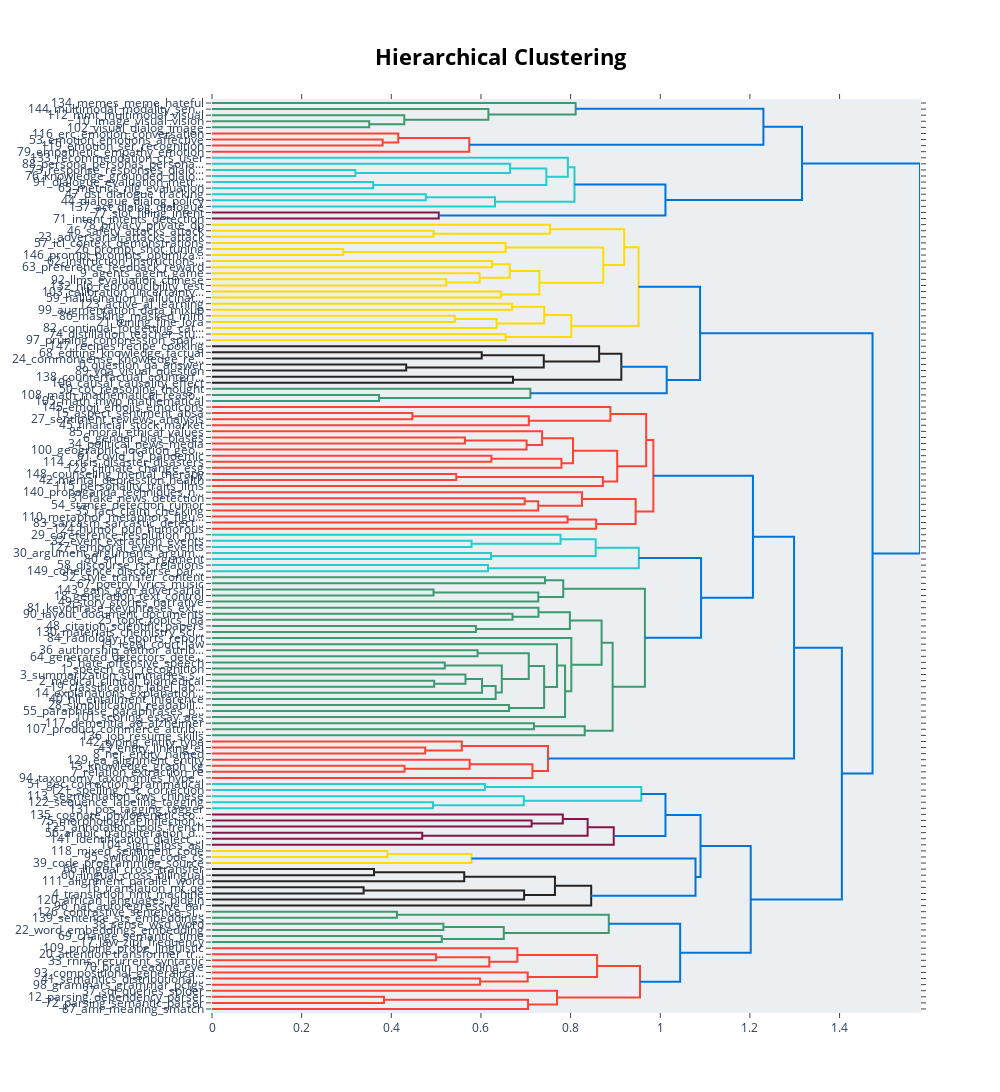

Notebook source saved alongside this figure:
### Code cell
# visualize hierarchical structure of topics
topic_model.visualize_hierarchy()

### Figure 1 — Plotly figure (JSON) as saved in the notebook; plotly's stock layout.template omitted (floating-point values rounded to 4 significant figures; data arrays with more than 128 entries replaced by an {"elided": "..."} marker saying what was removed)
{"data": [{"hoverinfo": "text", "marker": {"color": "rgb(61,153,112)"}, "mode": "lines", "type": "scatter", "x": [0.0, 0.3508, 0.3508, 0.0], "xaxis": "x", "y": [-35.0, -35.0, -45.0, -45.0], "yaxis": "y"}, {"hoverinfo": "text", "marker": {"color": "rgb(61,153,112)"}, "mode": "lines", "type": "scatter", "x": [0.0, 0.429, 0.429, 0.3508], "xaxis": "x", "y": [-25.0, -25.0, -40.0, -40.0], "yaxis": "y"}, {"hoverinfo": "text", "marker": {"color": "rgb(61,153,112)"}, "mode": "lines", "type": "scatter", "x": [0.0, 0.6166, 0.6166, 0.429], "xaxis": "x", "y": [-15.0, -15.0, -32.5, -32.5], "yaxis": "y"}, {"hoverinfo": "text", "marker": {"color": "rgb(61,153,112)"}, "mode": "lines", "type": "scatter", "x": [0.0, 0.8112, 0.8112, 0.6166], "xaxis": "x", "y": [-5.0, -5.0, -23.75, -23.75], "yaxis": "y"}, {"hoverinfo": "text", "marker": {"color": "rgb(255,65,54)"}, "mode": "lines", "type": "scatter", "x": [0.0, 0.3806, 0.3806, 0.0], "xaxis": "x", "y": [-65.0, -65.0, -75.0, -75.0], "yaxis": "y"}, {"hoverinfo": "text", "marker": {"color": "rgb(255,65,54)"}, "mode": "lines", "type": "scatter", "x": [0.0, 0.4155, 0.4155, 0.3806], "xaxis": "x", "y": [-55.0, -55.0, -70.0, -70.0], "yaxis": "y"}, {"hoverinfo": "text", "marker": {"color": "rgb(255,65,54)"}, "mode": "lines", "type": "scatter", "x": [0.4155, 0.5739, 0.5739, 0.0], "xaxis": "x", "y": [-62.5, -62.5, -85.0, -85.0], "yaxis": "y"}, {"hoverinfo": "text", "marker": {"color": "rgb(0,116,217)"}, "mode": "lines", "type": "scatter", "x": [0.8112, 1.23, 1.23, 0.5739], "xaxis": "x", "y": [-14.38, -14.38, -73.75, -73.75], "yaxis": "y"}, {"hoverinfo": "text", "marker": {"color": "rgb(35,205,205)"}, "mode": "lines", "type": "scatter", "x": [0.0, 0.3199, 0.3199, 0.0], "xaxis": "x", "y": [-115.0, -115.0, -125.0, -125.0], "yaxis": "y"}, {"hoverinfo": "text", "marker": {"color": "rgb(35,205,205)"}, "mode": "lines", "type": "scatter", "x": [0.0, 0.665, 0.665, 0.3199], "xaxis": "x", "y": [-105.0, -105.0, -120.0, -120.0], "yaxis": "y"}, {"hoverinfo": "text", "marker": {"color": "rgb(35,205,205)"}, "mode": "lines", "type": "scatter", "x": [0.0, 0.3597, 0.3597, 0.0], "xaxis": "x", "y": [-135.0, -135.0, -145.0, -145.0], "yaxis": "y"}, {"hoverinfo": "text", "marker": {"color": "rgb(35,205,205)"}, "mode": "lines", "type": "scatter", "x": [0.665, 0.7458, 0.7458, 0.3597], "xaxis": "x", "y": [-112.5, -112.5, -140.0, -140.0], "yaxis": "y"}, {"hoverinfo": "text", "marker": {"color": "rgb(35,205,205)"}, "mode": "lines", "type": "scatter", "x": [0.0, 0.7938, 0.7938, 0.7458], "xaxis": "x", "y": [-95.0, -95.0, -126.2, -126.2], "yaxis": "y"}, {"hoverinfo": "text", "marker": {"color": "rgb(35,205,205)"}, "mode": "lines", "type": "scatter", "x": [0.0, 0.477, 0.477, 0.0], "xaxis": "x", "y": [-155.0, -155.0, -165.0, -165.0], "yaxis": "y"}, {"hoverinfo": "text", "marker": {"color": "rgb(35,205,205)"}, "mode": "lines", "type": "scatter", "x": [0.477, 0.6314, 0.6314, 0.0], "xaxis": "x", "y": [-160.0, -160.0, -175.0, -175.0], "yaxis": "y"}, {"hoverinfo": "text", "marker": {"color": "rgb(35,205,205)"}, "mode": "lines", "type": "scatter", "x": [0.7938, 0.8086, 0.8086, 0.6314], "xaxis": "x", "y": [-110.6, -110.6, -167.5, -167.5], "yaxis": "y"}, {"hoverinfo": "text", "marker": {"color": "rgb(133,20,75)"}, "mode": "lines", "type": "scatter", "x": [0.0, 0.5059, 0.5059, 0.0], "xaxis": "x", "y": [-185.0, -185.0, -195.0, -195.0], "yaxis": "y"}, {"hoverinfo": "text", "marker": {"color": "rgb(0,116,217)"}, "mode": "lines", "type": "scatter", "x": [0.8086, 1.012, 1.012, 0.5059], "xaxis": "x", "y": [-139.1, -139.1, -190.0, -190.0], "yaxis": "y"}, {"hoverinfo": "text", "marker": {"color": "rgb(0,116,217)"}, "mode": "lines", "type": "scatter", "x": [1.23, 1.316, 1.316, 1.012], "xaxis": "x", "y": [-44.06, -44.06, -164.5, -164.5], "yaxis": "y"}, {"hoverinfo": "text", "marker": {"color": "rgb(255,220,0)"}, "mode": "lines", "type": "scatter", "x": [0.0, 0.4944, 0.4944, 0.0], "xaxis": "x", "y": [-215.0, -215.0, -225.0, -225.0], "yaxis": "y"}, {"hoverinfo": "text", "marker": {"color": "rgb(255,220,0)"}, "mode": "lines", "type": "scatter", "x": [0.0, 0.7542, 0.7542, 0.4944], "xaxis": "x", "y": [-205.0, -205.0, -220.0, -220.0], "yaxis": "y"}, {"hoverinfo": "text", "marker": {"color": "rgb(255,220,0)"}, "mode": "lines", "type": "scatter", "x": [0.0, 0.2926, 0.2926, 0.0], "xaxis": "x", "y": [-245.0, -245.0, -255.0, -255.0], "yaxis": "y"}, {"hoverinfo": "text", "marker": {"color": "rgb(255,220,0)"}, "mode": "lines", "type": "scatter", "x": [0.0, 0.6549, 0.6549, 0.2926], "xaxis": "x", "y": [-235.0, -235.0, -250.0, -250.0], "yaxis": "y"}, {"hoverinfo": "text", "marker": {"color": "rgb(255,220,0)"}, "mode": "lines", "type": "scatter", "x": [0.0, 0.6247, 0.6247, 0.0], "xaxis": "x", "y": [-265.0, -265.0, -275.0, -275.0], "yaxis": "y"}, {"hoverinfo": "text", "marker": {"color": "rgb(255,220,0)"}, "mode": "lines", "type": "scatter", "x": [0.0, 0.5225, 0.5225, 0.0], "xaxis": "x", "y": [-295.0, -295.0, -305.0, -305.0], "yaxis": "y"}, {"hoverinfo": "text", "marker": {"color": "rgb(255,220,0)"}, "mode": "lines", "type": "scatter", "x": [0.0, 0.5971, 0.5971, 0.5225], "xaxis": "x", "y": [-285.0, -285.0, -300.0, -300.0], "yaxis": "y"}, {"hoverinfo": "text", "marker": {"color": "rgb(255,220,0)"}, "mode": "lines", "type": "scatter", "x": [0.6247, 0.6642, 0.6642, 0.5971], "xaxis": "x", "y": [-270.0, -270.0, -292.5, -292.5], "yaxis": "y"}, {"hoverinfo": "text", "marker": {"color": "rgb(255,220,0)"}, "mode": "lines", "type": "scatter", "x": [0.0, 0.6445, 0.6445, 0.0], "xaxis": "x", "y": [-315.0, -315.0, -325.0, -325.0], "yaxis": "y"}, {"hoverinfo": "text", "marker": {"color": "rgb(255,220,0)"}, "mode": "lines", "type": "scatter", "x": [0.6642, 0.7304, 0.7304, 0.6445], "xaxis": "x", "y": [-281.2, -281.2, -320.0, -320.0], "yaxis": "y"}, {"hoverinfo": "text", "marker": {"color": "rgb(255,220,0)"}, "mode": "lines", "type": "scatter", "x": [0.6549, 0.8728, 0.8728, 0.7304], "xaxis": "x", "y": [-242.5, -242.5, -300.6, -300.6], "yaxis": "y"}, {"hoverinfo": "text", "marker": {"color": "rgb(255,220,0)"}, "mode": "lines", "type": "scatter", "x": [0.7542, 0.9194, 0.9194, 0.8728], "xaxis": "x", "y": [-212.5, -212.5, -271.6, -271.6], "yaxis": "y"}, {"hoverinfo": "text", "marker": {"color": "rgb(255,220,0)"}, "mode": "lines", "type": "scatter", "x": [0.0, 0.6697, 0.6697, 0.0], "xaxis": "x", "y": [-335.0, -335.0, -345.0, -345.0], "yaxis": "y"}, {"hoverinfo": "text", "marker": {"color": "rgb(255,220,0)"}, "mode": "lines", "type": "scatter", "x": [0.0, 0.5416, 0.5416, 0.0], "xaxis": "x", "y": [-355.0, -355.0, -365.0, -365.0], "yaxis": "y"}, {"hoverinfo": "text", "marker": {"color": "rgb(255,220,0)"}, "mode": "lines", "type": "scatter", "x": [0.5416, 0.6348, 0.6348, 0.0], "xaxis": "x", "y": [-360.0, -360.0, -375.0, -375.0], "yaxis": "y"}, {"hoverinfo": "text", "marker": {"color": "rgb(255,220,0)"}, "mode": "lines", "type": "scatter", "x": [0.6697, 0.7411, 0.7411, 0.6348], "xaxis": "x", "y": [-340.0, -340.0, -367.5, -367.5], "yaxis": "y"}, {"hoverinfo": "text", "marker": {"color": "rgb(255,220,0)"}, "mode": "lines", "type": "scatter", "x": [0.0, 0.655, 0.655, 0.0], "xaxis": "x", "y": [-385.0, -385.0, -395.0, -395.0], "yaxis": "y"}, {"hoverinfo": "text", "marker": {"color": "rgb(255,220,0)"}, "mode": "lines", "type": "scatter", "x": [0.7411, 0.8015, 0.8015, 0.655], "xaxis": "x", "y": [-353.8, -353.8, -390.0, -390.0], "yaxis": "y"}, {"hoverinfo": "text", "marker": {"color": "rgb(255,220,0)"}, "mode": "lines", "type": "scatter", "x": [0.9194, 0.9516, 0.9516, 0.8015], "xaxis": "x", "y": [-242.0, -242.0, -371.9, -371.9], "yaxis": "y"}, {"hoverinfo": "text", "marker": {"color": "rgb(40,35,35)"}, "mode": "lines", "type": "scatter", "x": [0.0, 0.6017, 0.6017, 0.0], "xaxis": "x", "y": [-415.0, -415.0, -425.0, -425.0], "yaxis": "y"}, {"hoverinfo": "text", "marker": {"color": "rgb(40,35,35)"}, "mode": "lines", "type": "scatter", "x": [0.0, 0.4332, 0.4332, 0.0], "xaxis": "x", "y": [-435.0, -435.0, -445.0, -445.0], "yaxis": "y"}, {"hoverinfo": "text", "marker": {"color": "rgb(40,35,35)"}, "mode": "lines", "type": "scatter", "x": [0.6017, 0.7401, 0.7401, 0.4332], "xaxis": "x", "y": [-420.0, -420.0, -440.0, -440.0], "yaxis": "y"}, {"hoverinfo": "text", "marker": {"color": "rgb(40,35,35)"}, "mode": "lines", "type": "scatter", "x": [0.0, 0.8636, 0.8636, 0.7401], "xaxis": "x", "y": [-405.0, -405.0, -430.0, -430.0], "yaxis": "y"}, {"hoverinfo": "text", "marker": {"color": "rgb(40,35,35)"}, "mode": "lines", "type": "scatter", "x": [0.0, 0.6715, 0.6715, 0.0], "xaxis": "x", "y": [-455.0, -455.0, -465.0, -465.0], "yaxis": "y"}, {"hoverinfo": "text", "marker": {"color": "rgb(40,35,35)"}, "mode": "lines", "type": "scatter", "x": [0.8636, 0.9131, 0.9131, 0.6715], "xaxis": "x", "y": [-417.5, -417.5, -460.0, -460.0], "yaxis": "y"}, {"hoverinfo": "text", "marker": {"color": "rgb(61,153,112)"}, "mode": "lines", "type": "scatter", "x": [0.0, 0.3727, 0.3727, 0.0], "xaxis": "x", "y": [-485.0, -485.0, -495.0, -495.0], "yaxis": "y"}, {"hoverinfo": "text", "marker": {"color": "rgb(61,153,112)"}, "mode": "lines", "type": "scatter", "x": [0.0, 0.7102, 0.7102, 0.3727], "xaxis": "x", "y": [-475.0, -475.0, -490.0, -490.0], "yaxis": "y"}, {"hoverinfo": "text", "marker": {"color": "rgb(0,116,217)"}, "mode": "lines", "type": "scatter", "x": [0.9131, 1.014, 1.014, 0.7102], "xaxis": "x", "y": [-438.8, -438.8, -482.5, -482.5], "yaxis": "y"}, {"hoverinfo": "text", "marker": {"color": "rgb(0,116,217)"}, "mode": "lines", "type": "scatter", "x": [0.9516, 1.089, 1.089, 1.014], "xaxis": "x", "y": [-307.0, -307.0, -460.6, -460.6], "yaxis": "y"}, {"hoverinfo": "text", "marker": {"color": "rgb(255,65,54)"}, "mode": "lines", "type": "scatter", "x": [0.0, 0.447, 0.447, 0.0], "xaxis": "x", "y": [-515.0, -515.0, -525.0, -525.0], "yaxis": "y"}, {"hoverinfo": "text", "marker": {"color": "rgb(255,65,54)"}, "mode": "lines", "type": "scatter", "x": [0.447, 0.7068, 0.7068, 0.0], "xaxis": "x", "y": [-520.0, -520.0, -535.0, -535.0], "yaxis": "y"}, {"hoverinfo": "text", "marker": {"color": "rgb(255,65,54)"}, "mode": "lines", "type": "scatter", "x": [0.0, 0.8888, 0.8888, 0.7068], "xaxis": "x", "y": [-505.0, -505.0, -527.5, -527.5], "yaxis": "y"}, {"hoverinfo": "text", "marker": {"color": "rgb(255,65,54)"}, "mode": "lines", "type": "scatter", "x": [0.0, 0.5642, 0.5642, 0.0], "xaxis": "x", "y": [-555.0, -555.0, -565.0, -565.0], "yaxis": "y"}, {"hoverinfo": "text", "marker": {"color": "rgb(255,65,54)"}, "mode": "lines", "type": "scatter", "x": [0.5642, 0.7018, 0.7018, 0.0], "xaxis": "x", "y": [-560.0, -560.0, -575.0, -575.0], "yaxis": "y"}, {"hoverinfo": "text", "marker": {"color": "rgb(255,65,54)"}, "mode": "lines", "type": "scatter", "x": [0.0, 0.7364, 0.7364, 0.7018], "xaxis": "x", "y": [-545.0, -545.0, -567.5, -567.5], "yaxis": "y"}, {"hoverinfo": "text", "marker": {"color": "rgb(255,65,54)"}, "mode": "lines", "type": "scatter", "x": [0.0, 0.6233, 0.6233, 0.0], "xaxis": "x", "y": [-585.0, -585.0, -595.0, -595.0], "yaxis": "y"}, {"hoverinfo": "text", "marker": {"color": "rgb(255,65,54)"}, "mode": "lines", "type": "scatter", "x": [0.6233, 0.7796, 0.7796, 0.0], "xaxis": "x", "y": [-590.0, -590.0, -605.0, -605.0], "yaxis": "y"}, {"hoverinfo": "text", "marker": {"color": "rgb(255,65,54)"}, "mode": "lines", "type": "scatter", "x": [0.7364, 0.8053, 0.8053, 0.7796], "xaxis": "x", "y": [-556.2, -556.2, -597.5, -597.5], "yaxis": "y"}, {"hoverinfo": "text", "marker": {"color": "rgb(255,65,54)"}, "mode": "lines", "type": "scatter", "x": [0.0, 0.5449, 0.5449, 0.0], "xaxis": "x", "y": [-615.0, -615.0, -625.0, -625.0], "yaxis": "y"}, {"hoverinfo": "text", "marker": {"color": "rgb(255,65,54)"}, "mode": "lines", "type": "scatter", "x": [0.5449, 0.8719, 0.8719, 0.0], "xaxis": "x", "y": [-620.0, -620.0, -635.0, -635.0], "yaxis": "y"}, {"hoverinfo": "text", "marker": {"color": "rgb(255,65,54)"}, "mode": "lines", "type": "scatter", "x": [0.8053, 0.904, 0.904, 0.8719], "xaxis": "x", "y": [-576.9, -576.9, -627.5, -627.5], "yaxis": "y"}, {"hoverinfo": "text", "marker": {"color": "rgb(255,65,54)"}, "mode": "lines", "type": "scatter", "x": [0.8888, 0.9686, 0.9686, 0.904], "xaxis": "x", "y": [-516.2, -516.2, -602.2, -602.2], "yaxis": "y"}, {"hoverinfo": "text", "marker": {"color": "rgb(255,65,54)"}, "mode": "lines", "type": "scatter", "x": [0.0, 0.6976, 0.6976, 0.0], "xaxis": "x", "y": [-655.0, -655.0, -665.0, -665.0], "yaxis": "y"}, {"hoverinfo": "text", "marker": {"color": "rgb(255,65,54)"}, "mode": "lines", "type": "scatter", "x": [0.6976, 0.7277, 0.7277, 0.0], "xaxis": "x", "y": [-660.0, -660.0, -675.0, -675.0], "yaxis": "y"}, {"hoverinfo": "text", "marker": {"color": "rgb(255,65,54)"}, "mode": "lines", "type": "scatter", "x": [0.0, 0.8255, 0.8255, 0.7277], "xaxis": "x", "y": [-645.0, -645.0, -667.5, -667.5], "yaxis": "y"}, {"hoverinfo": "text", "marker": {"color": "rgb(255,65,54)"}, "mode": "lines", "type": "scatter", "x": [0.0, 0.7932, 0.7932, 0.0], "xaxis": "x", "y": [-685.0, -685.0, -695.0, -695.0], "yaxis": "y"}, {"hoverinfo": "text", "marker": {"color": "rgb(255,65,54)"}, "mode": "lines", "type": "scatter", "x": [0.7932, 0.8571, 0.8571, 0.0], "xaxis": "x", "y": [-690.0, -690.0, -705.0, -705.0], "yaxis": "y"}, {"hoverinfo": "text", "marker": {"color": "rgb(255,65,54)"}, "mode": "lines", "type": "scatter", "x": [0.8255, 0.9451, 0.9451, 0.8571], "xaxis": "x", "y": [-656.2, -656.2, -697.5, -697.5], "yaxis": "y"}, {"hoverinfo": "text", "marker": {"color": "rgb(255,65,54)"}, "mode": "lines", "type": "scatter", "x": [0.9686, 0.9846, 0.9846, 0.9451], "xaxis": "x", "y": [-559.2, -559.2, -676.9, -676.9], "yaxis": "y"}, {"hoverinfo": "text", "marker": {"color": "rgb(35,205,205)"}, "mode": "lines", "type": "scatter", "x": [0.0, 0.579, 0.579, 0.0], "xaxis": "x", "y": [-725.0, -725.0, -735.0, -735.0], "yaxis": "y"}, {"hoverinfo": "text", "marker": {"color": "rgb(35,205,205)"}, "mode": "lines", "type": "scatter", "x": [0.0, 0.7775, 0.7775, 0.579], "xaxis": "x", "y": [-715.0, -715.0, -730.0, -730.0], "yaxis": "y"}, {"hoverinfo": "text", "marker": {"color": "rgb(35,205,205)"}, "mode": "lines", "type": "scatter", "x": [0.0, 0.6223, 0.6223, 0.0], "xaxis": "x", "y": [-745.0, -745.0, -755.0, -755.0], "yaxis": "y"}, {"hoverinfo": "text", "marker": {"color": "rgb(35,205,205)"}, "mode": "lines", "type": "scatter", "x": [0.7775, 0.8559, 0.8559, 0.6223], "xaxis": "x", "y": [-722.5, -722.5, -750.0, -750.0], "yaxis": "y"}, {"hoverinfo": "text", "marker": {"color": "rgb(35,205,205)"}, "mode": "lines", "type": "scatter", "x": [0.0, 0.6157, 0.6157, 0.0], "xaxis": "x", "y": [-765.0, -765.0, -775.0, -775.0], "yaxis": "y"}, {"hoverinfo": "text", "marker": {"color": "rgb(35,205,205)"}, "mode": "lines", "type": "scatter", "x": [0.8559, 0.9522, 0.9522, 0.6157], "xaxis": "x", "y": [-736.2, -736.2, -770.0, -770.0], "yaxis": "y"}, {"hoverinfo": "text", "marker": {"color": "rgb(61,153,112)"}, "mode": "lines", "type": "scatter", "x": [0.0, 0.7429, 0.7429, 0.0], "xaxis": "x", "y": [-785.0, -785.0, -795.0, -795.0], "yaxis": "y"}, {"hoverinfo": "text", "marker": {"color": "rgb(61,153,112)"}, "mode": "lines", "type": "scatter", "x": [0.0, 0.4942, 0.4942, 0.0], "xaxis": "x", "y": [-805.0, -805.0, -815.0, -815.0], "yaxis": "y"}, {"hoverinfo": "text", "marker": {"color": "rgb(61,153,112)"}, "mode": "lines", "type": "scatter", "x": [0.4942, 0.7279, 0.7279, 0.0], "xaxis": "x", "y": [-810.0, -810.0, -825.0, -825.0], "yaxis": "y"}, {"hoverinfo": "text", "marker": {"color": "rgb(61,153,112)"}, "mode": "lines", "type": "scatter", "x": [0.7429, 0.7835, 0.7835, 0.7279], "xaxis": "x", "y": [-790.0, -790.0, -817.5, -817.5], "yaxis": "y"}, {"hoverinfo": "text", "marker": {"color": "rgb(61,153,112)"}, "mode": "lines", "type": "scatter", "x": [0.0, 0.6705, 0.6705, 0.0], "xaxis": "x", "y": [-845.0, -845.0, -855.0, -855.0], "yaxis": "y"}, {"hoverinfo": "text", "marker": {"color": "rgb(61,153,112)"}, "mode": "lines", "type": "scatter", "x": [0.0, 0.7283, 0.7283, 0.6705], "xaxis": "x", "y": [-835.0, -835.0, -850.0, -850.0], "yaxis": "y"}, {"hoverinfo": "text", "marker": {"color": "rgb(61,153,112)"}, "mode": "lines", "type": "scatter", "x": [0.0, 0.5888, 0.5888, 0.0], "xaxis": "x", "y": [-865.0, -865.0, -875.0, -875.0], "yaxis": "y"}, {"hoverinfo": "text", "marker": {"color": "rgb(61,153,112)"}, "mode": "lines", "type": "scatter", "x": [0.7283, 0.7984, 0.7984, 0.5888], "xaxis": "x", "y": [-842.5, -842.5, -870.0, -870.0], "yaxis": "y"}, {"hoverinfo": "text", "marker": {"color": "rgb(61,153,112)"}, "mode": "lines", "type": "scatter", "x": [0.0, 0.5925, 0.5925, 0.0], "xaxis": "x", "y": [-905.0, -905.0, -915.0, -915.0], "yaxis": "y"}, {"hoverinfo": "text", "marker": {"color": "rgb(61,153,112)"}, "mode": "lines", "type": "scatter", "x": [0.0, 0.5192, 0.5192, 0.0], "xaxis": "x", "y": [-925.0, -925.0, -935.0, -935.0], "yaxis": "y"}, {"hoverinfo": "text", "marker": {"color": "rgb(61,153,112)"}, "mode": "lines", "type": "scatter", "x": [0.0, 0.4957, 0.4957, 0.0], "xaxis": "x", "y": [-955.0, -955.0, -965.0, -965.0], "yaxis": "y"}, {"hoverinfo": "text", "marker": {"color": "rgb(61,153,112)"}, "mode": "lines", "type": "scatter", "x": [0.0, 0.5655, 0.5655, 0.4957], "xaxis": "x", "y": [-945.0, -945.0, -960.0, -960.0], "yaxis": "y"}, {"hoverinfo": "text", "marker": {"color": "rgb(61,153,112)"}, "mode": "lines", "type": "scatter", "x": [0.5655, 0.6024, 0.6024, 0.0], "xaxis": "x", "y": [-952.5, -952.5, -975.0, -975.0], "yaxis": "y"}, {"hoverinfo": "text", "marker": {"color": "rgb(61,153,112)"}, "mode": "lines", "type": "scatter", "x": [0.6024, 0.6328, 0.6328, 0.0], "xaxis": "x", "y": [-963.8, -963.8, -985.0, -985.0], "yaxis": "y"}, {"hoverinfo": "text", "marker": {"color": "rgb(61,153,112)"}, "mode": "lines", "type": "scatter", "x": [0.5192, 0.6465, 0.6465, 0.6328], "xaxis": "x", "y": [-930.0, -930.0, -974.4, -974.4], "yaxis": "y"}, {"hoverinfo": "text", "marker": {"color": "rgb(61,153,112)"}, "mode": "lines", "type": "scatter", "x": [0.5925, 0.7066, 0.7066, 0.6465], "xaxis": "x", "y": [-910.0, -910.0, -952.2, -952.2], "yaxis": "y"}, {"hoverinfo": "text", "marker": {"color": "rgb(61,153,112)"}, "mode": "lines", "type": "scatter", "x": [0.0, 0.6626, 0.6626, 0.0], "xaxis": "x", "y": [-995.0, -995.0, -1005.0, -1005.0], "yaxis": "y"}, {"hoverinfo": "text", "marker": {"color": "rgb(61,153,112)"}, "mode": "lines", "type": "scatter", "x": [0.7066, 0.7409, 0.7409, 0.6626], "xaxis": "x", "y": [-931.1, -931.1, -1000.0, -1000.0], "yaxis": "y"}, {"hoverinfo": "text", "marker": {"color": "rgb(61,153,112)"}, "mode": "lines", "type": "scatter", "x": [0.0, 0.7696, 0.7696, 0.7409], "xaxis": "x", "y": [-895.0, -895.0, -965.5, -965.5], "yaxis": "y"}, {"hoverinfo": "text", "marker": {"color": "rgb(61,153,112)"}, "mode": "lines", "type": "scatter", "x": [0.7696, 0.7876, 0.7876, 0.0], "xaxis": "x", "y": [-930.3, -930.3, -1015.0, -1015.0], "yaxis": "y"}, {"hoverinfo": "text", "marker": {"color": "rgb(61,153,112)"}, "mode": "lines", "type": "scatter", "x": [0.0, 0.8016, 0.8016, 0.7876], "xaxis": "x", "y": [-885.0, -885.0, -972.6, -972.6], "yaxis": "y"}, {"hoverinfo": "text", "marker": {"color": "rgb(61,153,112)"}, "mode": "lines", "type": "scatter", "x": [0.7984, 0.8691, 0.8691, 0.8016], "xaxis": "x", "y": [-856.2, -856.2, -928.8, -928.8], "yaxis": "y"}, {"hoverinfo": "text", "marker": {"color": "rgb(61,153,112)"}, "mode": "lines", "type": "scatter", "x": [0.0, 0.7182, 0.7182, 0.0], "xaxis": "x", "y": [-1025.0, -1025.0, -1035.0, -1035.0], "yaxis": "y"}, {"hoverinfo": "text", "marker": {"color": "rgb(61,153,112)"}, "mode": "lines", "type": "scatter", "x": [0.7182, 0.8315, 0.8315, 0.0], "xaxis": "x", "y": [-1030.0, -1030.0, -1045.0, -1045.0], "yaxis": "y"}, {"hoverinfo": "text", "marker": {"color": "rgb(61,153,112)"}, "mode": "lines", "type": "scatter", "x": [0.8691, 0.8938, 0.8938, 0.8315], "xaxis": "x", "y": [-892.5, -892.5, -1038.0, -1038.0], "yaxis": "y"}, {"hoverinfo": "text", "marker": {"color": "rgb(61,153,112)"}, "mode": "lines", "type": "scatter", "x": [0.7835, 0.9658, 0.9658, 0.8938], "xaxis": "x", "y": [-803.8, -803.8, -965.0, -965.0], "yaxis": "y"}, {"hoverinfo": "text", "marker": {"color": "rgb(0,116,217)"}, "mode": "lines", "type": "scatter", "x": [0.9522, 1.091, 1.091, 0.9658], "xaxis": "x", "y": [-753.1, -753.1, -884.4, -884.4], "yaxis": "y"}, {"hoverinfo": "text", "marker": {"color": "rgb(0,116,217)"}, "mode": "lines", "type": "scatter", "x": [0.9846, 1.207, 1.207, 1.091], "xaxis": "x", "y": [-618.0, -618.0, -818.8, -818.8], "yaxis": "y"}, {"hoverinfo": "text", "marker": {"color": "rgb(255,65,54)"}, "mode": "lines", "type": "scatter", "x": [0.0, 0.4756, 0.4756, 0.0], "xaxis": "x", "y": [-1065.0, -1065.0, -1075.0, -1075.0], "yaxis": "y"}, {"hoverinfo": "text", "marker": {"color": "rgb(255,65,54)"}, "mode": "lines", "type": "scatter", "x": [0.0, 0.5573, 0.5573, 0.4756], "xaxis": "x", "y": [-1055.0, -1055.0, -1070.0, -1070.0], "yaxis": "y"}, {"hoverinfo": "text", "marker": {"color": "rgb(255,65,54)"}, "mode": "lines", "type": "scatter", "x": [0.0, 0.4295, 0.4295, 0.0], "xaxis": "x", "y": [-1095.0, -1095.0, -1105.0, -1105.0], "yaxis": "y"}, {"hoverinfo": "text", "marker": {"color": "rgb(255,65,54)"}, "mode": "lines", "type": "scatter", "x": [0.0, 0.5748, 0.5748, 0.4295], "xaxis": "x", "y": [-1085.0, -1085.0, -1100.0, -1100.0], "yaxis": "y"}, {"hoverinfo": "text", "marker": {"color": "rgb(255,65,54)"}, "mode": "lines", "type": "scatter", "x": [0.5748, 0.7148, 0.7148, 0.0], "xaxis": "x", "y": [-1092.0, -1092.0, -1115.0, -1115.0], "yaxis": "y"}, {"hoverinfo": "text", "marker": {"color": "rgb(255,65,54)"}, "mode": "lines", "type": "scatter", "x": [0.5573, 0.7496, 0.7496, 0.7148], "xaxis": "x", "y": [-1062.0, -1062.0, -1104.0, -1104.0], "yaxis": "y"}, {"hoverinfo": "text", "marker": {"color": "rgb(0,116,217)"}, "mode": "lines", "type": "scatter", "x": [1.207, 1.299, 1.299, 0.7496], "xaxis": "x", "y": [-718.4, -718.4, -1083.0, -1083.0], "yaxis": "y"}, {"hoverinfo": "text", "marker": {"color": "rgb(35,205,205)"}, "mode": "lines", "type": "scatter", "x": [0.0, 0.6088, 0.6088, 0.0], "xaxis": "x", "y": [-1125.0, -1125.0, -1135.0, -1135.0], "yaxis": "y"}, {"hoverinfo": "text", "marker": {"color": "rgb(35,205,205)"}, "mode": "lines", "type": "scatter", "x": [0.0, 0.4929, 0.4929, 0.0], "xaxis": "x", "y": [-1155.0, -1155.0, -1165.0, -1165.0], "yaxis": "y"}, {"hoverinfo": "text", "marker": {"color": "rgb(35,205,205)"}, "mode": "lines", "type": "scatter", "x": [0.0, 0.6955, 0.6955, 0.4929], "xaxis": "x", "y": [-1145.0, -1145.0, -1160.0, -1160.0], "yaxis": "y"}, {"hoverinfo": "text", "marker": {"color": "rgb(35,205,205)"}, "mode": "lines", "type": "scatter", "x": [0.6088, 0.9577, 0.9577, 0.6955], "xaxis": "x", "y": [-1130.0, -1130.0, -1152.0, -1152.0], "yaxis": "y"}, {"hoverinfo": "text", "marker": {"color": "rgb(133,20,75)"}, "mode": "lines", "type": "scatter", "x": [0.0, 0.7129, 0.7129, 0.0], "xaxis": "x", "y": [-1185.0, -1185.0, -1195.0, -1195.0], "yaxis": "y"}, {"hoverinfo": "text", "marker": {"color": "rgb(133,20,75)"}, "mode": "lines", "type": "scatter", "x": [0.0, 0.7826, 0.7826, 0.7129], "xaxis": "x", "y": [-1175.0, -1175.0, -1190.0, -1190.0], "yaxis": "y"}, {"hoverinfo": "text", "marker": {"color": "rgb(133,20,75)"}, "mode": "lines", "type": "scatter", "x": [0.0, 0.469, 0.469, 0.0], "xaxis": "x", "y": [-1205.0, -1205.0, -1215.0, -1215.0], "yaxis": "y"}, {"hoverinfo": "text", "marker": {"color": "rgb(133,20,75)"}, "mode": "lines", "type": "scatter", "x": [0.7826, 0.838, 0.838, 0.469], "xaxis": "x", "y": [-1182.0, -1182.0, -1210.0, -1210.0], "yaxis": "y"}, {"hoverinfo": "text", "marker": {"color": "rgb(133,20,75)"}, "mode": "lines", "type": "scatter", "x": [0.838, 0.8962, 0.8962, 0.0], "xaxis": "x", "y": [-1196.0, -1196.0, -1225.0, -1225.0], "yaxis": "y"}, {"hoverinfo": "text", "marker": {"color": "rgb(0,116,217)"}, "mode": "lines", "type": "scatter", "x": [0.9577, 1.012, 1.012, 0.8962], "xaxis": "x", "y": [-1141.0, -1141.0, -1211.0, -1211.0], "yaxis": "y"}, {"hoverinfo": "text", "marker": {"color": "rgb(255,220,0)"}, "mode": "lines", "type": "scatter", "x": [0.0, 0.3913, 0.3913, 0.0], "xaxis": "x", "y": [-1235.0, -1235.0, -1245.0, -1245.0], "yaxis": "y"}, {"hoverinfo": "text", "marker": {"color": "rgb(255,220,0)"}, "mode": "lines", "type": "scatter", "x": [0.3913, 0.5789, 0.5789, 0.0], "xaxis": "x", "y": [-1240.0, -1240.0, -1255.0, -1255.0], "yaxis": "y"}, {"hoverinfo": "text", "marker": {"color": "rgb(40,35,35)"}, "mode": "lines", "type": "scatter", "x": [0.0, 0.3614, 0.3614, 0.0], "xaxis": "x", "y": [-1265.0, -1265.0, -1275.0, -1275.0], "yaxis": "y"}, {"hoverinfo": "text", "marker": {"color": "rgb(40,35,35)"}, "mode": "lines", "type": "scatter", "x": [0.3614, 0.5627, 0.5627, 0.0], "xaxis": "x", "y": [-1270.0, -1270.0, -1285.0, -1285.0], "yaxis": "y"}, {"hoverinfo": "text", "marker": {"color": "rgb(40,35,35)"}, "mode": "lines", "type": "scatter", "x": [0.0, 0.3382, 0.3382, 0.0], "xaxis": "x", "y": [-1295.0, -1295.0, -1305.0, -1305.0], "yaxis": "y"}, {"hoverinfo": "text", "marker": {"color": "rgb(40,35,35)"}, "mode": "lines", "type": "scatter", "x": [0.3382, 0.6962, 0.6962, 0.0], "xaxis": "x", "y": [-1300.0, -1300.0, -1315.0, -1315.0], "yaxis": "y"}, {"hoverinfo": "text", "marker": {"color": "rgb(40,35,35)"}, "mode": "lines", "type": "scatter", "x": [0.5627, 0.7651, 0.7651, 0.6962], "xaxis": "x", "y": [-1278.0, -1278.0, -1308.0, -1308.0], "yaxis": "y"}, {"hoverinfo": "text", "marker": {"color": "rgb(40,35,35)"}, "mode": "lines", "type": "scatter", "x": [0.7651, 0.8459, 0.8459, 0.0], "xaxis": "x", "y": [-1292.0, -1292.0, -1325.0, -1325.0], "yaxis": "y"}, {"hoverinfo": "text", "marker": {"color": "rgb(0,116,217)"}, "mode": "lines", "type": "scatter", "x": [0.5789, 1.079, 1.079, 0.8459], "xaxis": "x", "y": [-1248.0, -1248.0, -1309.0, -1309.0], "yaxis": "y"}, {"hoverinfo": "text", "marker": {"color": "rgb(0,116,217)"}, "mode": "lines", "type": "scatter", "x": [1.012, 1.09, 1.09, 1.079], "xaxis": "x", "y": [-1176.0, -1176.0, -1278.0, -1278.0], "yaxis": "y"}, {"hoverinfo": "text", "marker": {"color": "rgb(61,153,112)"}, "mode": "lines", "type": "scatter", "x": [0.0, 0.4126, 0.4126, 0.0], "xaxis": "x", "y": [-1335.0, -1335.0, -1345.0, -1345.0], "yaxis": "y"}, {"hoverinfo": "text", "marker": {"color": "rgb(61,153,112)"}, "mode": "lines", "type": "scatter", "x": [0.0, 0.5163, 0.5163, 0.0], "xaxis": "x", "y": [-1355.0, -1355.0, -1365.0, -1365.0], "yaxis": "y"}, {"hoverinfo": "text", "marker": {"color": "rgb(61,153,112)"}, "mode": "lines", "type": "scatter", "x": [0.0, 0.5126, 0.5126, 0.0], "xaxis": "x", "y": [-1375.0, -1375.0, -1385.0, -1385.0], "yaxis": "y"}, {"hoverinfo": "text", "marker": {"color": "rgb(61,153,112)"}, "mode": "lines", "type": "scatter", "x": [0.5163, 0.651, 0.651, 0.5126], "xaxis": "x", "y": [-1360.0, -1360.0, -1380.0, -1380.0], "yaxis": "y"}, {"hoverinfo": "text", "marker": {"color": "rgb(61,153,112)"}, "mode": "lines", "type": "scatter", "x": [0.4126, 0.8851, 0.8851, 0.651], "xaxis": "x", "y": [-1340.0, -1340.0, -1370.0, -1370.0], "yaxis": "y"}, {"hoverinfo": "text", "marker": {"color": "rgb(255,65,54)"}, "mode": "lines", "type": "scatter", "x": [0.0, 0.5, 0.5, 0.0], "xaxis": "x", "y": [-1405.0, -1405.0, -1415.0, -1415.0], "yaxis": "y"}, {"hoverinfo": "text", "marker": {"color": "rgb(255,65,54)"}, "mode": "lines", "type": "scatter", "x": [0.5, 0.6187, 0.6187, 0.0], "xaxis": "x", "y": [-1410.0, -1410.0, -1425.0, -1425.0], "yaxis": "y"}, {"hoverinfo": "text", "marker": {"color": "rgb(255,65,54)"}, "mode": "lines", "type": "scatter", "x": [0.0, 0.6813, 0.6813, 0.6187], "xaxis": "x", "y": [-1395.0, -1395.0, -1418.0, -1418.0], "yaxis": "y"}, {"hoverinfo": "text", "marker": {"color": "rgb(255,65,54)"}, "mode": "lines", "type": "scatter", "x": [0.0, 0.598, 0.598, 0.0], "xaxis": "x", "y": [-1445.0, -1445.0, -1455.0, -1455.0], "yaxis": "y"}, {"hoverinfo": "text", "marker": {"color": "rgb(255,65,54)"}, "mode": "lines", "type": "scatter", "x": [0.0, 0.7042, 0.7042, 0.598], "xaxis": "x", "y": [-1435.0, -1435.0, -1450.0, -1450.0], "yaxis": "y"}, {"hoverinfo": "text", "marker": {"color": "rgb(255,65,54)"}, "mode": "lines", "type": "scatter", "x": [0.6813, 0.8591, 0.8591, 0.7042], "xaxis": "x", "y": [-1406.0, -1406.0, -1442.0, -1442.0], "yaxis": "y"}, {"hoverinfo": "text", "marker": {"color": "rgb(255,65,54)"}, "mode": "lines", "type": "scatter", "x": [0.0, 0.3837, 0.3837, 0.0], "xaxis": "x", "y": [-1475.0, -1475.0, -1485.0, -1485.0], "yaxis": "y"}, {"hoverinfo": "text", "marker": {"color": "rgb(255,65,54)"}, "mode": "lines", "type": "scatter", "x": [0.3837, 0.7051, 0.7051, 0.0], "xaxis": "x", "y": [-1480.0, -1480.0, -1495.0, -1495.0], "yaxis": "y"}, {"hoverinfo": "text", "marker": {"color": "rgb(255,65,54)"}, "mode": "lines", "type": "scatter", "x": [0.0, 0.7697, 0.7697, 0.7051], "xaxis": "x", "y": [-1465.0, -1465.0, -1488.0, -1488.0], "yaxis": "y"}, {"hoverinfo": "text", "marker": {"color": "rgb(255,65,54)"}, "mode": "lines", "type": "scatter", "x": [0.8591, 0.9549, 0.9549, 0.7697], "xaxis": "x", "y": [-1424.0, -1424.0, -1476.0, -1476.0], "yaxis": "y"}, {"hoverinfo": "text", "marker": {"color": "rgb(0,116,217)"}, "mode": "lines", "type": "scatter", "x": [0.8851, 1.044, 1.044, 0.9549], "xaxis": "x", "y": [-1355.0, -1355.0, -1450.0, -1450.0], "yaxis": "y"}, {"hoverinfo": "text", "marker": {"color": "rgb(0,116,217)"}, "mode": "lines", "type": "scatter", "x": [1.09, 1.202, 1.202, 1.044], "xaxis": "x", "y": [-1227.0, -1227.0, -1403.0, -1403.0], "yaxis": "y"}, {"hoverinfo": "text", "marker": {"color": "rgb(0,116,217)"}, "mode": "lines", "type": "scatter", "x": [1.299, 1.405, 1.405, 1.202], "xaxis": "x", "y": [-900.8, -900.8, -1315.0, -1315.0], "yaxis": "y"}, {"hoverinfo": "text", "marker": {"color": "rgb(0,116,217)"}, "mode": "lines", "type": "scatter", "x": [1.089, 1.474, 1.474, 1.405], "xaxis": "x", "y": [-383.8, -383.8, -1108.0, -1108.0], "yaxis": "y"}, {"hoverinfo": "text", "marker": {"color": "rgb(0,116,217)"}, "mode": "lines", "type": "scatter", "x": [1.316, 1.579, 1.579, 1.474], "xaxis": "x", "y": [-104.3, -104.3, -745.8, -745.8], "yaxis": "y"}], "layout": {"autosize": false, "height": 2450, "hoverlabel": {"bgcolor": "white", "font": {"family": "Rockwell", "size": 16}}, "hovermode": "closest", "plot_bgcolor": "#ECEFF1", "showlegend": false, "title": {"font": {"color": "Black", "size": 22}, "text": "<b>Hierarchical Clustering</b>", "x": 0.5, "xanchor": "center", "yanchor": "top"}, "width": 1000, "xaxis": {"mirror": "allticks", "rangemode": "tozero", "showgrid": false, "showline": true, "showticklabels": true, "ticks": "outside", "type": "linear", "zeroline": false}, "yaxis": {"mirror": "allticks", "range": [-1500, 0], "rangemode": "tozero", "showgrid": false, "showline": true, "showticklabels": true, "tickmode": "array", "ticks": "outside", "ticktext": {"elided": "150 str values"}, "tickvals": {"elided": "150 int values"}, "type": "linear", "zeroline": false}}}
